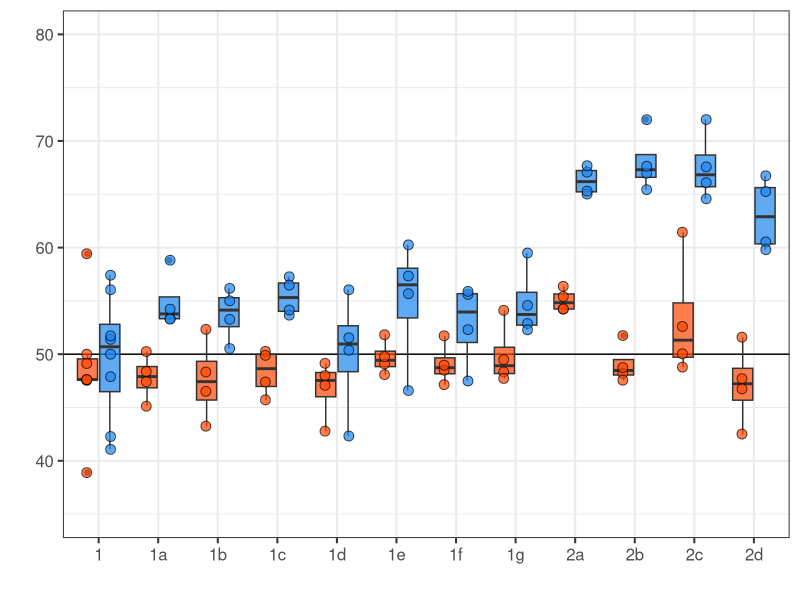
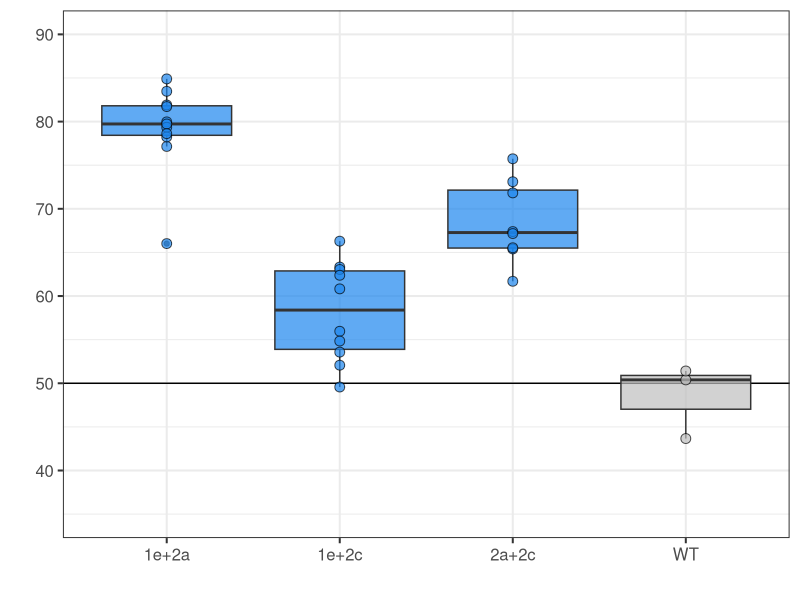
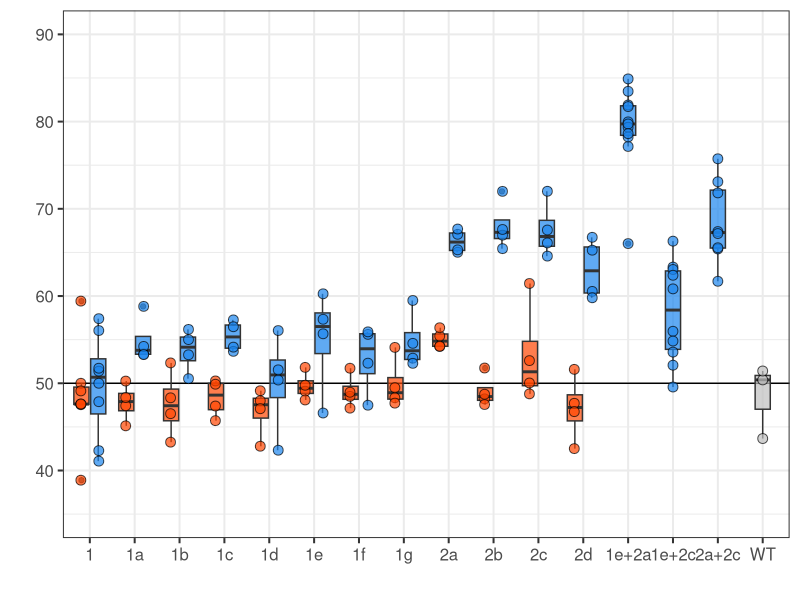
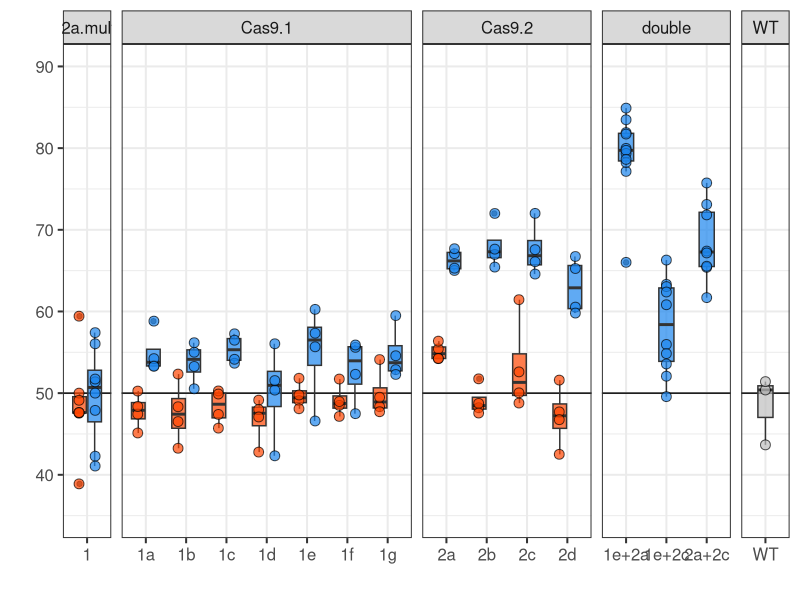
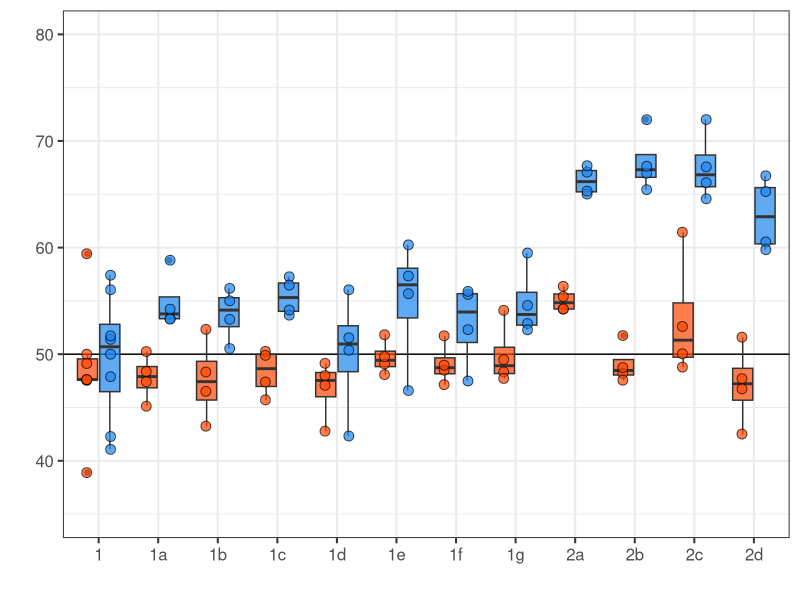
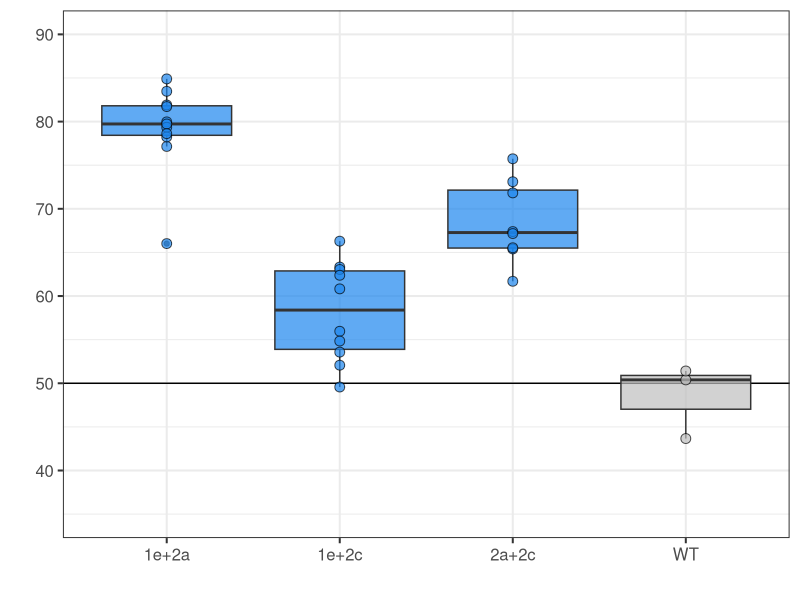
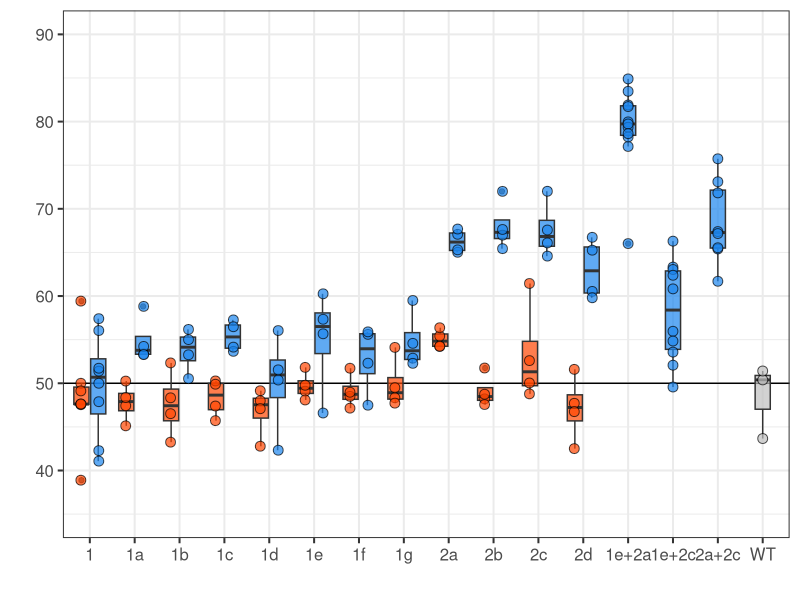
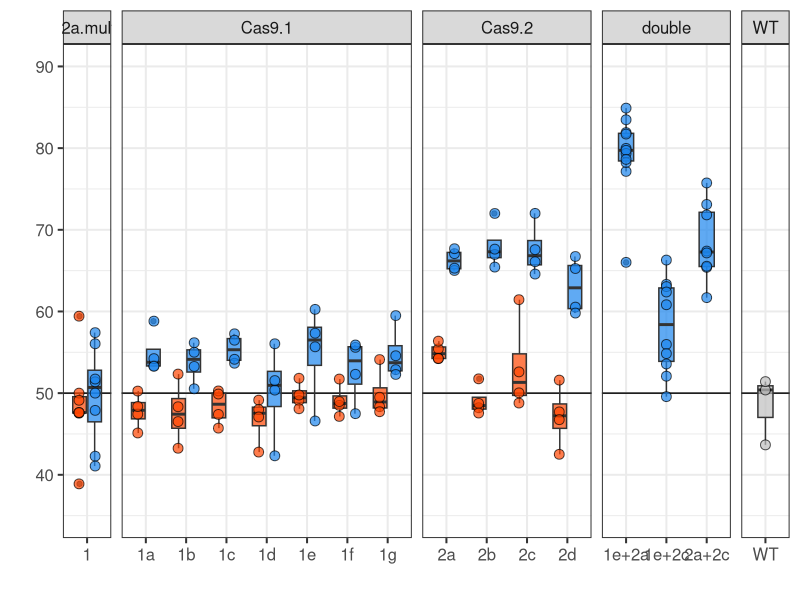

Write the R code that produced these figures, in order.
if (!require(ggplot2)) install.packages('ggplot2')
library(ggplot2)
if (!require(data.table)) install.packages('data.table')
library(data.table)
if (!require(RColorBrewer)) install.packages('RColorBrewer')
library(RColorBrewer)
if (!require(dplyr)) install.packages('dplyr')
library(dplyr)
if (!require(ggrepel)) install.packages('ggrepel')
library(ggrepel)

##Set wd based on source
setwd(dirname(rstudioapi::getActiveDocumentContext()$path))
getwd()
dir.create("output_data/")

# Data_wrangling ----------------------------------------------------------

Cas9_srd<-read.table("input_data/Cas9_srd.txt", header=T, sep="\t")
group.colors3 <- c(F = "orangered", M = "dodgerblue2",None="grey")
Cas9_srd$cross <- factor(Cas9_srd$cross,levels = c("Cas12a.multiplex","Cas9.1", "Cas9.2","double", "WT"))
Cas9_srd$strain <- factor(Cas9_srd$strain,levels = c("1","1a","1b","1c","1d","1e","1f","1g","2a","2b","2c","2d","1e+2a","1e+2c","2a+2c","WT"))
levels(Cas9_srd$strain)


Cas9_srd$sel<-1
Cas9_srd$sel[Cas9_srd$cross == "double"]<-2
Cas9_srd$sel[Cas9_srd$cross == "WT"]<-2

Cas9_srd1<-subset(Cas9_srd, Cas9_srd$sel==1)
Cas9_srd2<-subset(Cas9_srd, Cas9_srd$sel==2)
# Plotting ----------------------------------------------------------------


ggplot()+
  geom_hline(yintercept=50)+
  geom_boxplot(data=Cas9_srd1, aes(x=strain, y=pct_male, fill=Transgenic_Parent),alpha=0.7, position = position_dodge2(preserve = "single"))+
  geom_point(data=Cas9_srd1, aes(x=strain, y=pct_male,fill=Transgenic_Parent),alpha=0.7,shape=21,color="black",size=3,position = position_dodge(width = 0.8))+
  #facet_grid(~cross, scales = "free_x",space = "free")+
  theme_bw(base_size=15)+
  xlab("")+ylab("")+
  theme(legend.position = "none")+
  scale_fill_manual(values=group.colors3)+
  ylim(35,80)
ggsave("output_data/SRD3.png",width=8, height=3)

ggplot()+
  geom_hline(yintercept=50)+
  geom_boxplot(data=Cas9_srd2, aes(x=strain, y=pct_male, fill=Transgenic_Parent),alpha=0.7, position = position_dodge2(preserve = "single"))+
  geom_point(data=Cas9_srd2, aes(x=strain, y=pct_male,fill=Transgenic_Parent),alpha=0.7,shape=21,color="black",size=3,position = position_dodge(width = 0.8))+
  #facet_grid(~cross, scales = "free_x",space = "free")+
  theme_bw(base_size=15)+
  xlab("")+ylab("")+
  theme(legend.position = "none")+
  scale_fill_manual(values=group.colors3)+
  ylim(35,90)
ggsave("output_data/SRD4.png",width=2.5, height=3)





ggplot()+
  geom_hline(yintercept=50)+
  geom_boxplot(data=Cas9_srd, aes(x=strain, y=pct_male, fill=Transgenic_Parent),alpha=0.7, position = position_dodge2(preserve = "single"))+
  geom_point(data=Cas9_srd, aes(x=strain, y=pct_male,fill=Transgenic_Parent),alpha=0.7,shape=21,color="black",size=3,position = position_dodge(width = 0.8))+
  #facet_grid(~cross, scales = "free_x",space = "free")+
  theme_bw(base_size=15)+
  xlab("")+ylab("")+
  theme(legend.position = "none")+
  scale_fill_manual(values=group.colors3)+
  ylim(35,90)
ggsave("output_data/SRD2.png",width=10, height=3)


ggplot()+
  geom_hline(yintercept=50)+
  geom_boxplot(data=Cas9_srd, aes(x=strain, y=pct_male, fill=Transgenic_Parent),alpha=0.7, position = position_dodge2(preserve = "single"))+
  geom_point(data=Cas9_srd, aes(x=strain, y=pct_male,fill=Transgenic_Parent),alpha=0.7,shape=21,color="black",size=3,position = position_dodge(width = 0.8))+
  facet_grid(~cross, scales = "free_x",space = "free")+
  theme_bw(base_size=15)+
  xlab("")+ylab("")+
  theme(legend.position = "none")+
  scale_fill_manual(values=group.colors3)+
  ylim(35,90)
ggsave("output_data/SRD.png",width=10, height=3)
